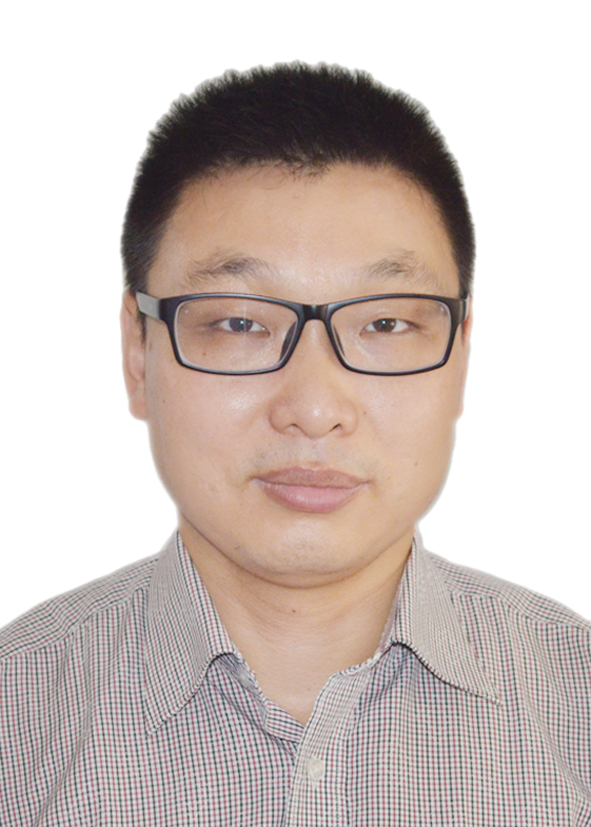
#> input picture sample-face.jpg, 591 x 827 px, found by its file name
$ python make_fake_camera.py ../demo/public/sample-face.jpg
#> lines starting #> are read from the running program, lines starting #| are printed output that depends on the picture
"""Creates face.y4m (a fake webcam stream) from a face photo for browser-test.mjs.

    python3 make_fake_camera.py ../demo/public/sample-face.jpg
"""
import sys

from PIL import Image

photo = Image.open(sys.argv[1] if len(sys.argv) > 1 else "../demo/public/sample-face.jpg").convert("RGB")
#> photo is the input picture: PIL image 591x827 RGB; mean R, G, B 204.1, 191.5, 186.4
# 4:3 crop around the upper-middle of the photo, no padding (borders look like a held-up photo).
h = int(photo.width * 3 / 4)
#> h = 443
top = max(0, min(photo.height - h, int(photo.height * 0.44) - h // 2))
#> top = 142
frame = photo.crop((0, top, photo.width, top + h)).resize((640, 480), Image.LANCZOS)
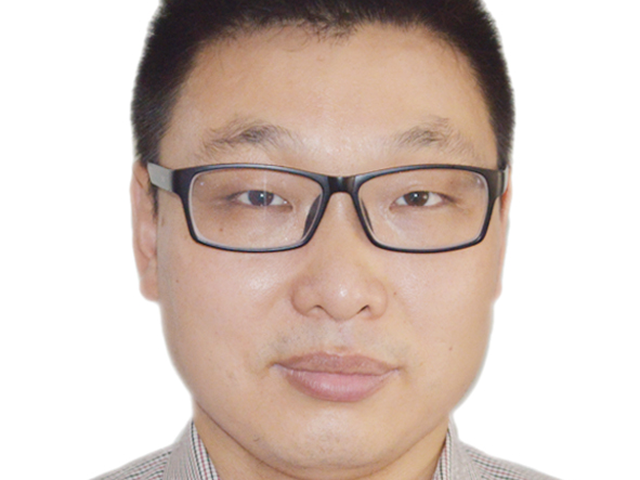
#> frame: PIL image 640x480 RGB; mean R, G, B 213, 196.4, 187.8
frame.save("face_frame.png")

y, cb, cr = frame.convert("YCbCr").split()
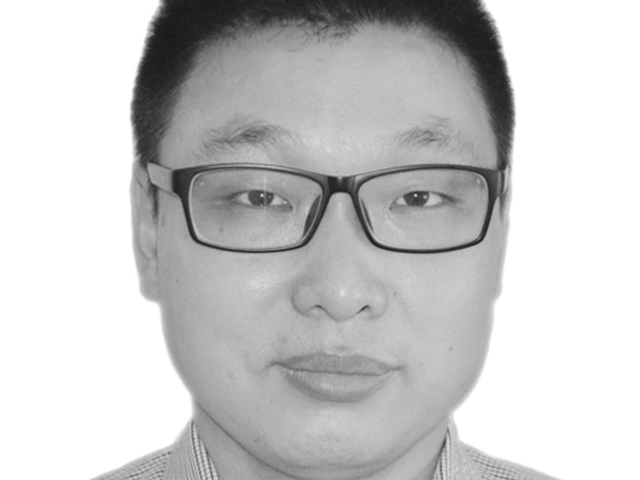
#> y: PIL image 640x480 L; min 24, max 255, mean 200.1
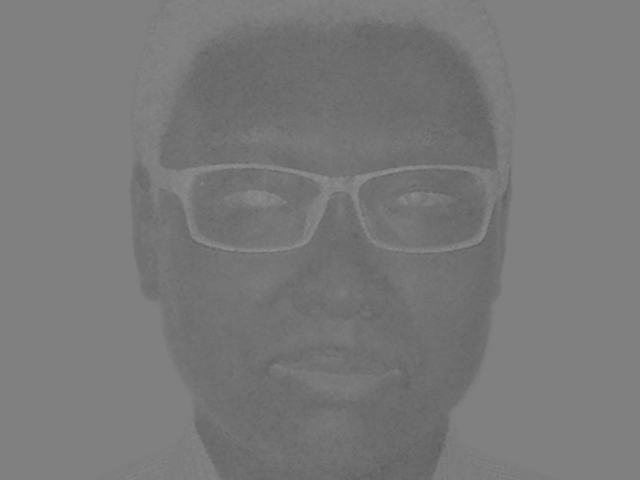
#> cb: PIL image 640x480 L; min 92, max 145, mean 120.6
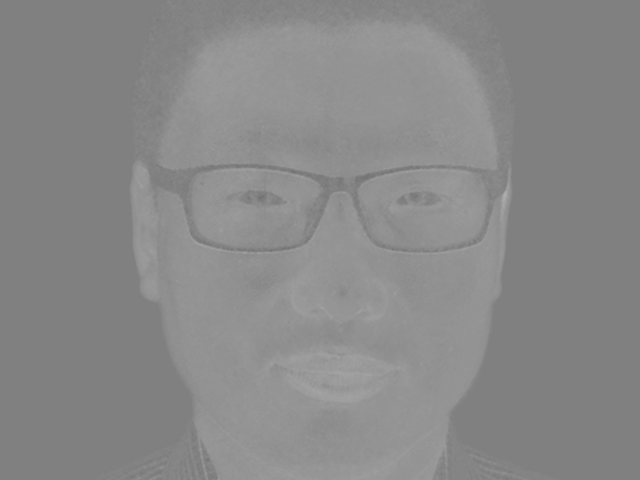
#> cr: PIL image 640x480 L; min 113, max 174, mean 136.7
data = y.tobytes() + cb.resize((320, 240)).tobytes() + cr.resize((320, 240)).tobytes()
with open("face.y4m", "wb") as f:
    f.write(b"YUV4MPEG2 W640 H480 F30:1 Ip A1:1 C420jpeg\n")
    for _ in range(30):
        f.write(b"FRAME\n" + data)
print("wrote face.y4m and face_frame.png")
